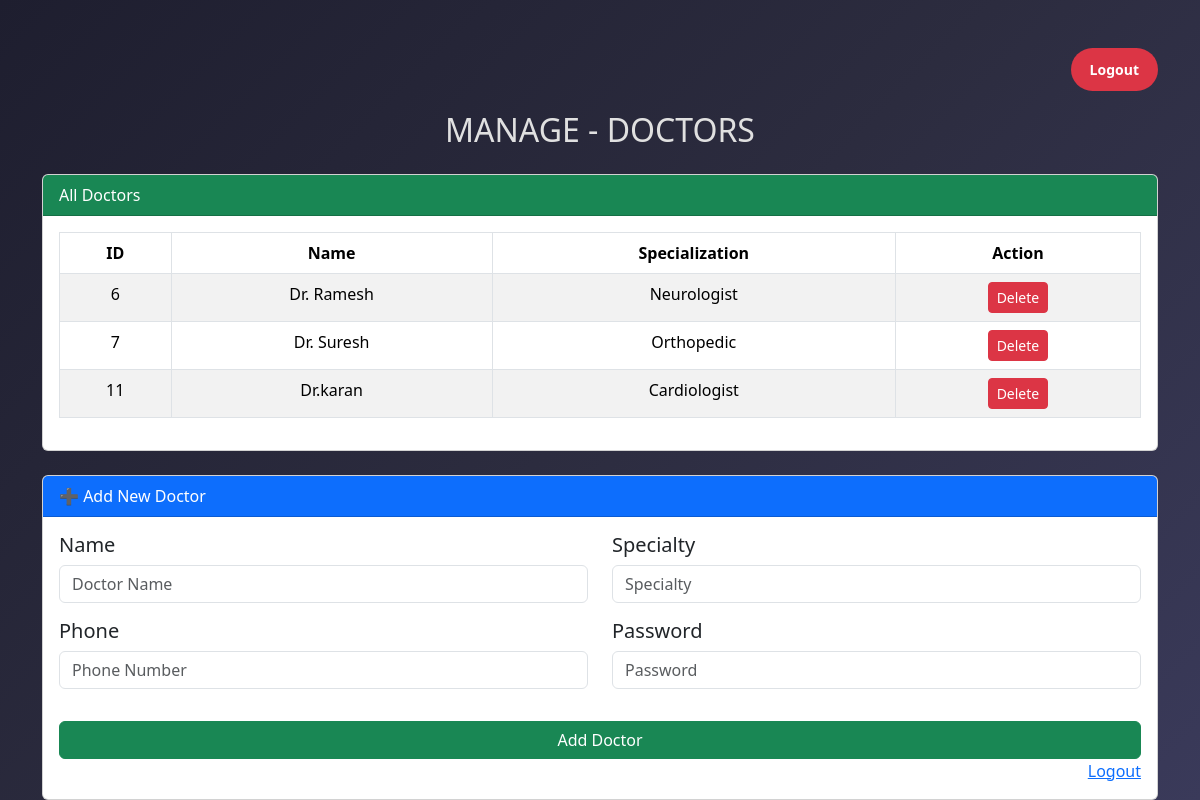
Screenshot of /manage/doctors/ (signed in) with the database file from the repository.
### hospital_app/models.py (models this page shows, shortened)
class Doctor(models.Model):
    name=models.CharField(max_length=50)
    specialty=models.CharField(max_length=50)
    phone = models.CharField(max_length=15)
    password = models.CharField(max_length=128)

### hospital_app/views.py (the view, shortened to what this page needs)
# urls.py: path('manage/doctors/',views.manage_doctors,name="manage_doctors"),
@admin_required
def manage_doctors(request):
    doctors= Doctor.objects.all()
    return render(request,"doctor_add_page.html",{"doctors":doctors})

### hospital_app/templates/doctor_add_page.html (shortened to what this page needs)
{% load static %}
<!DOCTYPE html>
<html lang="en">
<head>
  <link href="https://cdn.jsdelivr.net/npm/bootstrap@5.3.2/dist/css/bootstrap.min.css" rel="stylesheet">
  <link rel="stylesheet" href="{% static 'css/doctor_add_page.css' %}">
</head>
<body>
  <div class="container mt-5">
      <div class="logout-container">
            <a href="{% url 'admin_logout' %}" class="btn logout-btn">Logout</a>
        </div>
    <h2 class="text-center mb-4"> MANAGE - DOCTORS</h2>
    <div class="card mb-4">
      <div class="card-header bg-success text-white">All Doctors</div>
      <div class="card-body">
        {% if doctors %}
        <table class="table table-bordered table-striped text-center">
          <thead>
            <tr>
              <th>ID</th>
              <th>Name</th>
              <th>Specialization</th>
              <th>Action</th>
            </tr>
          </thead>
          <tbody>
            {% for doc in doctors %}
            <tr>
              <td>{{ doc.id }}</td>
              <td>{{ doc.name }}</td>
              <td>{{ doc.specialty }}</td>
              <td>
                <a href="{% url 'delete_doctor' doc.id %}" class="btn btn-danger btn-sm">Delete</a>
              </td>
            </tr>
            {% endfor %}
          </tbody>
        </table>
        {% else %}
        <p class="text-center">No doctors found.</p>
        {% endif %}
      </div>
    </div>
    <div class="card">
      <div class="card-header bg-primary text-white">➕ Add New Doctor</div>
      <div class="card-body">
        <form method="POST" action="{% url 'manage_doctors' %}">
          <div class="row mb-3">
            <div class="col-md-6 mb-3">
                <h5>Name</h5>
              <input type="text" name="name" class="form-control" placeholder="Doctor Name" required>
            </div>
            <div class="col-md-6 mb-3">
              <h5>Specialty</h5>
              <input type="text" name="specialty" class="form-control" placeholder="Specialty" required>
            </div>
            <div class="col-md-6 mb-3">
                <h5>Phone</h5>
              <input type="tel" name="phone" class="form-control" placeholder="Phone Number" required
                pattern="[0-9]{10}" title="Enter 10-digit phone number">
            </div>
            <div class="col-md-6 mb-3">
                <h5>Password</h5>
              <input type="password" name="password" class="form-control" placeholder="Password" required>
            </div>
          </div>
          <button type="submit" class="btn btn-success w-100">Add Doctor</button>
          <br>
          <a href="{% url 'admin_logout' %}" style="float:right;">Logout</a>
        </form>
      </div>
    </div>
</body>
</html>

### hospital_app/static/css/doctor_add_page.css (style rules this page uses)
body { background: linear-gradient(135deg, #1e1e2f, #2c2c3f, #3a3a5a); min-height: 100vh; display: flex; justify-content: center; align-items: center; color: #e0e0e0; font-family: "Segoe UI", Tahoma, Geneva, Verdana, sans-serif; }
button { background-color: #4cafee; color: #fff; padding: 10px 20px; border: none; border-radius: 25px; font-weight: bold; cursor: pointer; transition: background 0.3s; }
.logout-container { text-align: right; margin-bottom: 20px; }
.logout-btn { display: inline-block; background-color: #dc3545; color: #fff; font-weight: 600; padding: 10px 18px; border-radius: 25px; text-decoration: none; font-size: 14px; transition: all 0.3s ease; }

### rows the page displays
Doctor: id "6", name "Dr. Ramesh", specialty "Neurologist"
Doctor: id "7", name "Dr. Suresh", specialty "Orthopedic"
Doctor: id "11", name "Dr.karan", specialty "Cardiologist"
